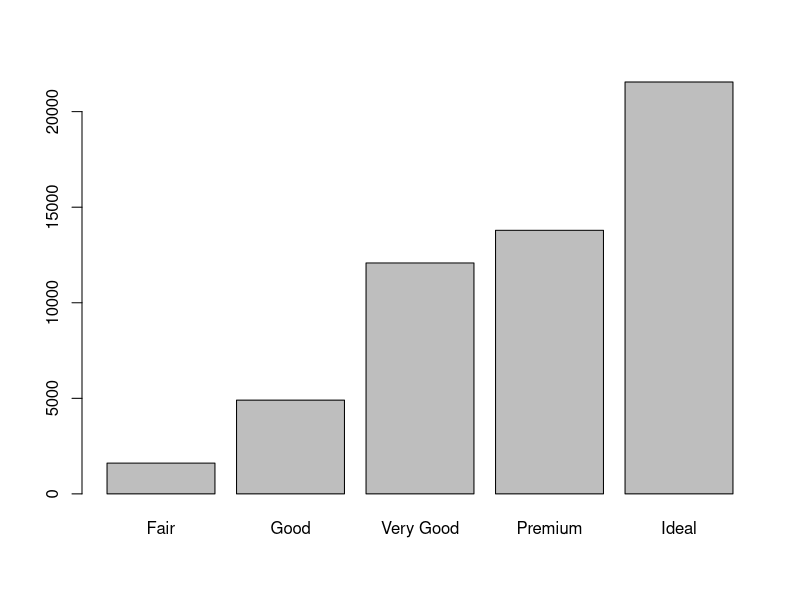

Write the R code that produced this figure. (Note: this script raises an error after producing the figure.)
## ---- chunk 1
# this chunk sets the chunk options for the whole document
require(knitr)
opts_chunk$set(warning=FALSE, message=FALSE)
## ---- chunk 2
require(ggplot2)
data(diamonds)
## ---- chunk 3
barplot(table(diamonds$cut))
## ---- chunk 4
qplot(data=diamonds, x=price, geom="line", stat="density", adjust=0.4)
## ---- chunk 5
mu_g <- mean(diamonds$price[diamonds$cut == "Good"])
mu_vg <- mean(diamonds$price[diamonds$cut == "Very Good"])
med_g <- median(diamonds$price[diamonds$cut == "Good"])
med_vg <- median(diamonds$price[diamonds$cut == "Very Good"])
## ---- chunk 6
ggplot(data=diamonds, aes(x=cut, y=price)) +
  geom_boxplot() 
## ---- chunk 7
ggplot(data = diamonds, aes(x = carat, y = price)) +
  geom_point(alpha = 1/10)
## ---- chunk 8
ggplot(data=diamonds, aes(x=carat, y=price)) +
  geom_point(alpha = 1/4) + 
  aes(colour=cut)
## ---- chunk 9
dp5 <- diamonds[diamonds$carat < .55 & diamonds$carat > .45, ]
ggplot(data=dp5, aes(x=cut, y=price)) + 
  geom_boxplot()
## ---- chunk 10
d1p5 <- diamonds[diamonds$carat < 1.55 & diamonds$carat > 1.45, ]
ggplot(data=d1p5, aes(x=cut, y=price)) + 
  geom_boxplot()
## ---- chunk 11
ggplot(data=diamonds, aes(x=carat, y=price)) +
  geom_point(alpha = 1/5) +
  facet_wrap(~cut, ncol=3)
